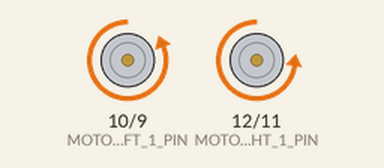
Simulated run of this sketch. Board: Arduino Uno, built with avr-gcc and run on an emulated ATmega328P. On the bench: motor-driver pin pairs drawn as motors (green arrow = first pin HIGH = forward, orange = second pin HIGH = backward, longer = more drive).

Above: at 1.1 s.
At 2.1 s:
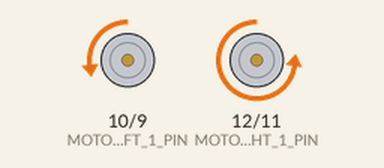
At 3.1 s:
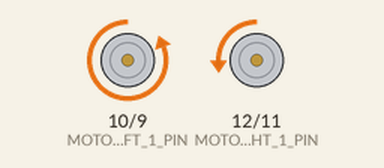
At 5.1 s:
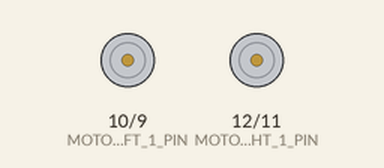
Timing chart, 0 to 6.6 s (numbered marks = the images above):
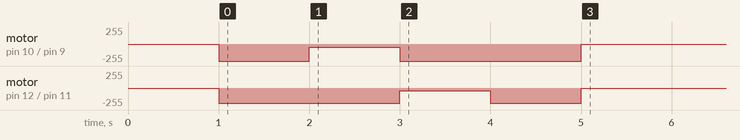

The sketch:

motion.ino
```cpp
// motor right
const byte MOTOR_RIGHT_1_PIN = 12;
const byte MOTOR_RIGHT_2_PIN = 11;
const byte MOTOR_RIGHT_MAX = 225; // specific to assembly
// motor left
const byte MOTOR_LEFT_1_PIN = 10;
const byte MOTOR_LEFT_2_PIN = 9;
const byte MOTOR_LEFT_MAX = 255;


void right_go(byte speed) {
  digitalWrite(MOTOR_RIGHT_1_PIN, LOW);
  analogWrite(MOTOR_RIGHT_2_PIN, speed);
}

void right_stop() {
  digitalWrite(MOTOR_RIGHT_1_PIN, LOW);
  digitalWrite(MOTOR_RIGHT_2_PIN, LOW);
}

void left_go(byte speed) {
  digitalWrite(MOTOR_LEFT_1_PIN, LOW);
  analogWrite(MOTOR_LEFT_2_PIN, speed);
}

void left_stop() {
  digitalWrite(MOTOR_LEFT_1_PIN, LOW);
  digitalWrite(MOTOR_LEFT_2_PIN, LOW);
}

void go_forward() {
  right_go(MOTOR_RIGHT_MAX);
  left_go(MOTOR_LEFT_MAX);
}

void go_left(double diff_ratio) {
  right_go(MOTOR_RIGHT_MAX);
  left_go((byte) (MOTOR_LEFT_MAX * (1 - diff_ratio)));
}

void go_right(double diff_ratio) {
  left_go(MOTOR_LEFT_MAX);
  right_go((byte) (MOTOR_RIGHT_MAX * (1 - diff_ratio)));
}

void full_stop() {
  right_stop();
  left_stop();
}

void setup() {
  pinMode(MOTOR_LEFT_1_PIN, OUTPUT);
  pinMode(MOTOR_LEFT_2_PIN, OUTPUT);
  pinMode(MOTOR_RIGHT_1_PIN, OUTPUT);
  pinMode(MOTOR_RIGHT_2_PIN, OUTPUT);

  // Test sequence

  delay(1000);
  go_forward();

  delay(1000);
  go_left(0.8);

  delay(1000);
  go_right(0.8);

  delay(1000);
  go_forward();

  delay(1000);
  full_stop();
}

void loop() {

}
```
